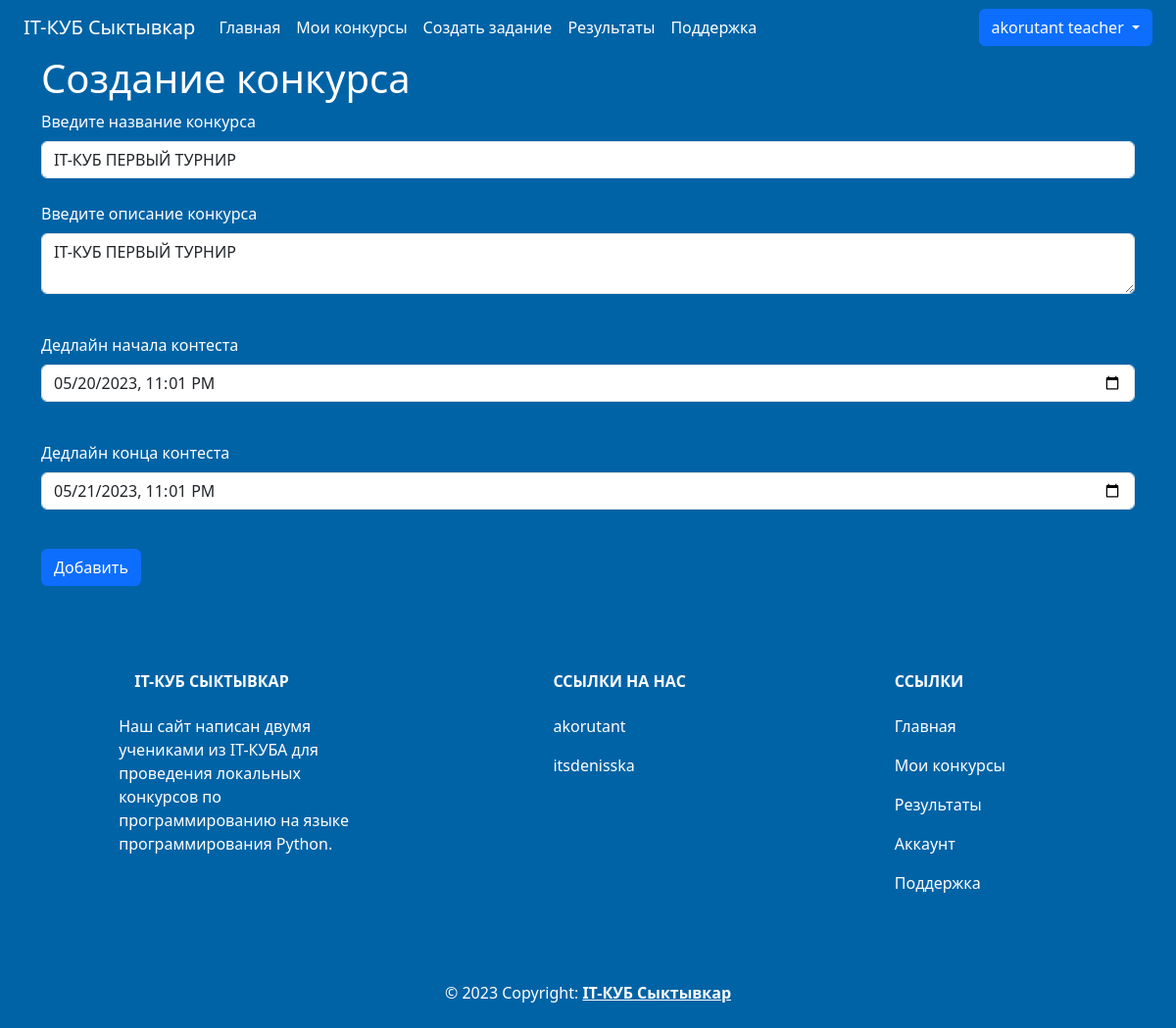
The app's page /contests/teacher_list/1 (signed in), older data.
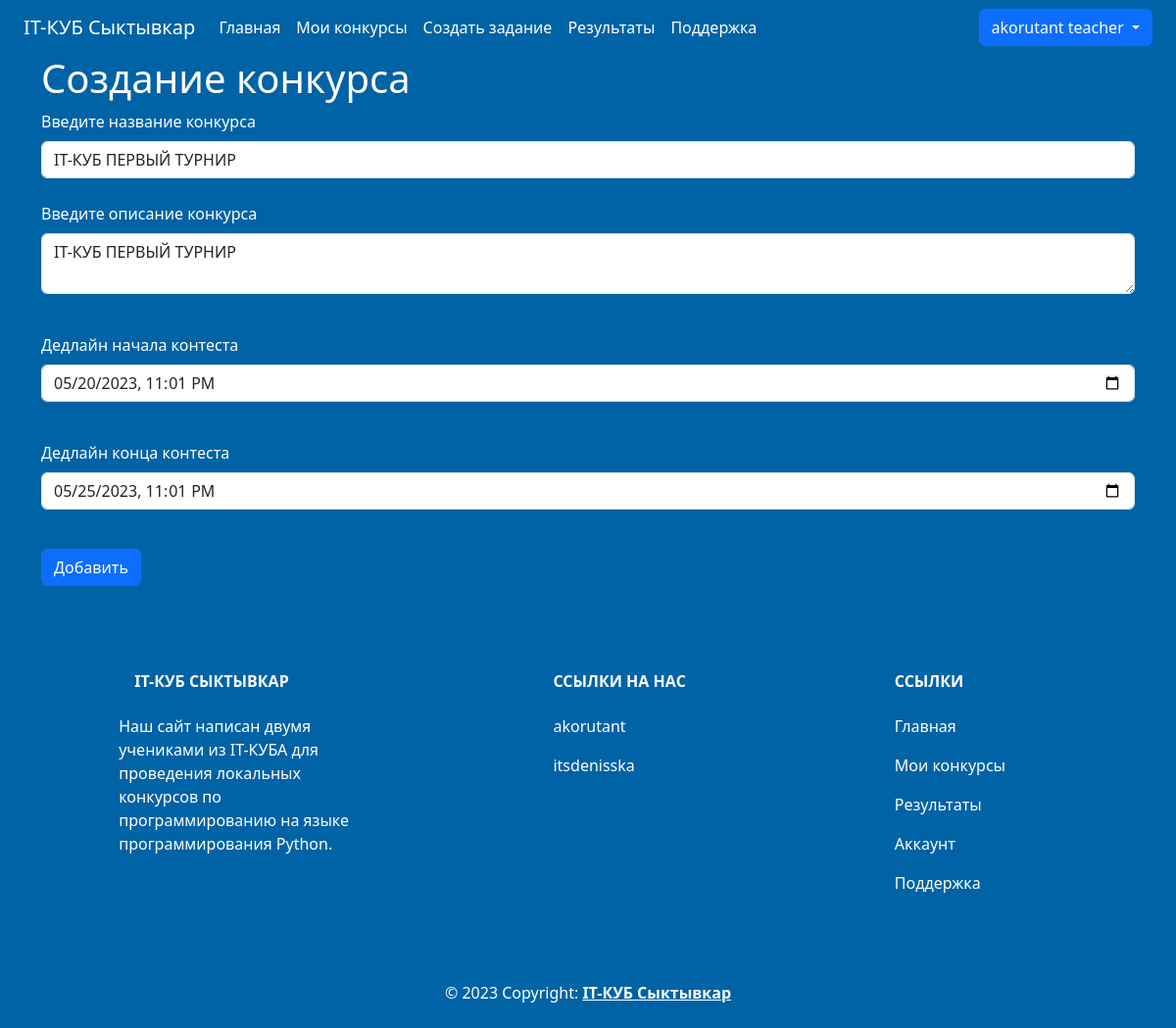
The same page, newer data.
### data/contests.py (models this page shows)
class Contest(SqlAlchemyBase):
    __tablename__ = "contests"
    id = sqlalchemy.Column(sqlalchemy.Integer,
                           primary_key=True, autoincrement=True)
    title = sqlalchemy.Column(sqlalchemy.String, nullable=False, unique=True)
    description = sqlalchemy.Column(sqlalchemy.String, nullable=False)
    author_id = sqlalchemy.Column(sqlalchemy.Integer,
                                  sqlalchemy.ForeignKey("teachers.user_id"))
    join_deadline = sqlalchemy.Column(sqlalchemy.DateTime, nullable=False)
    end_deadline = sqlalchemy.Column(sqlalchemy.DateTime, nullable=False)
    teacher = orm.relationship('Teacher')
    tasks = orm.relationship('Task', secondary='contest_to_task', backref='contest')
    contest_results = orm.relationship("ContestResults")

### main.py (the view, shortened to what this page needs)
@app.route("/contests/teacher_list/<int:id>", methods=['GET', 'POST'])
@login_required
def contests_edit(id):
    form = AddContestForm()
    if request.method == "GET":
        db_sess = db_session.create_session()
        contests_data = db_sess.query(Contest).filter(Contest.id == id,
                                                      Contest.author_id == current_user.id).first()
        if contests_data:
            form.contest_title.data = contests_data.title
            form.contest_description.data = contests_data.description
            form.join_deadline.data = contests_data.join_deadline
            form.end_deadline.data = contests_data.end_deadline
            form.submit.data = "Обновить"
        else:
            abort(404)
    return render_template("contests_add.html",
                           title="Редакторование конкурcов",
                           form=form,
                           current_datetime=dt.datetime.now())

### forms/add_contest_form.py
class AddContestForm(FlaskForm):
    contest_title = StringField("Введите название конкурса", validators=[DataRequired()])
    contest_description = TextAreaField("Введите описание конкурса", validators=[DataRequired()])
    join_deadline = DateTimeLocalField("Дедлайн начала контеста",
                                       format="%Y-%m-%dT%H:%M", validators=[DataRequired()])
    end_deadline = DateTimeLocalField("Дедлайн конца контеста",
                                       format="%Y-%m-%dT%H:%M", validators=[DataRequired()])
    submit = SubmitField("Добавить")

### data/db_session.py (called while the page is built)
def create_session() -> Session:
    global __factory
    return __factory()

### main.py (called while the page is built)
@login_manager.user_loader
def load_user(user_id):
    db_sess = db_session.create_session()
    return db_sess.query(User).get(user_id)

### templates/contests_add.html (shortened to what this page needs)
{% extends "base.html" %}
{% block content %}
<h1 class="text-white">Создание конкурса</h1>
<form action="" method="post">
    <div>
        {{ form.contest_title.label(class="text-white") }}<br>
        {{ form.contest_title(class="form-control") }}<br>
    </div>
    <p>
        {{ form.contest_description.label(class="text-white") }}<br>
        {{ form.contest_description(class="form-control", type="textarea") }}<br>
    </p>    <p>
    {{ form.join_deadline.label(class="text-white") }}<br>
    {{ form.join_deadline(class="form-control", placeholder="Дедлайн начала контеста", default=current_datetime) }}<br>
    </p>
    <p>
        {{ form.end_deadline.label(class="text-white") }}<br>
        {{ form.end_deadline(class="form-control", placeholder="Дедлайн начала контеста", default=current_datetime)
        }}<br>
    </p>
    {{ form.submit(class="btn btn-primary") }}
</form>
{% endblock %}

Row changes from the older to the newer data that the page shows:
changed Contest: end_deadline "05/21/2023 23:01" → "05/25/2023 23:01"
